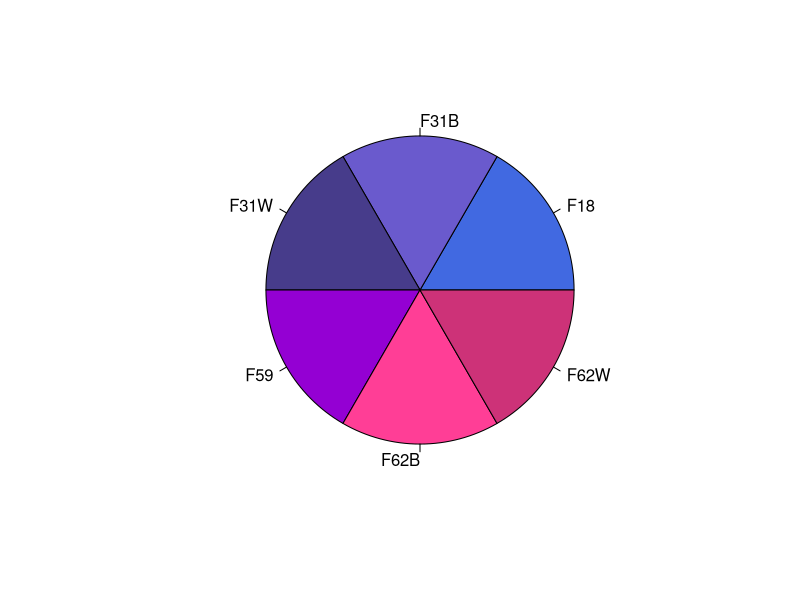
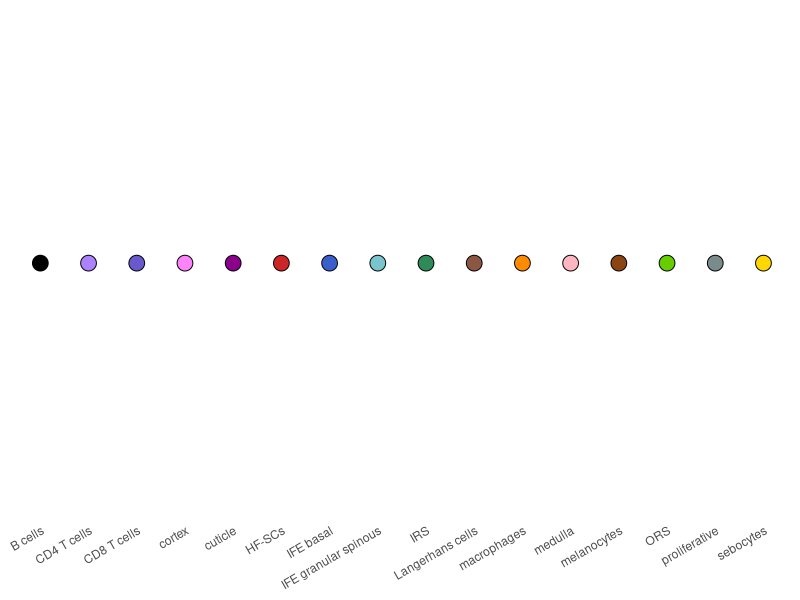

Reproduce these figures in R, in order.
## ---- chunk 1
# https://github.com/rstudio/rmarkdown/issues/1453
hooks = knitr::knit_hooks$get()
hook_foldable = function(type) {
  force(type)
  function(x, options) {
    res = hooks[[type]](x, options)
    
    if (isFALSE(options[[paste0("fold_", type)]])) return(res)
    
    paste0(
      "<details><summary>", "show", "</summary>\n\n",
      res,
      "\n\n</details>"
    )
  }
}
knitr::knit_hooks$set(
  output = hook_foldable("output"),
  plot = hook_foldable("plot"),
  time_it = local({
    now = NULL
    function(before, options) {
      if (options$time_it) {
        if (before) {
          now <<- Sys.time()
        } else {
          res = difftime(Sys.time(), now, units = "secs")
          paste("(Time to run :", round(res, digits = 2), "s)")
        }
      }
    }
  })
)
## ---- chunk 2
set.seed(1337L)
knitr::opts_chunk$set(echo = TRUE, # display code
                      # display chunk output
                      message = FALSE,
                      warning = FALSE,
                      fold_output = FALSE, # usefull for sessionInfo()
                      fold_plot = FALSE,
                      
                      # figure settings
                      fig.align = 'center',
                      fig.width = 20,
                      fig.height = 15,
                      
                      # something about seed, chunk and Rmarkdown compilation
                      # https://stackoverflow.com/questions/39417003/long-vectors-not-supported-yet-error-in-rmd-but-not-in-r-script
                      # cache = TRUE,
                      cache.lazy = FALSE, 
                      
                      # add runtime after chunk
                      time_it = FALSE)
## ---- chunk 3
library(dplyr)
library(patchwork)
library(ggplot2)

.libPaths()
## ---- chunk 4
save_name = "wu"
out_dir = "."
## ---- chunk 5
sample_info = data.frame(
  project_name = c("F18", "F31B", "F31W", "F59", "F62B", "F62W"),
  sample_type = rep("HD", 6),
  color = c("royalblue", "slateblue", "slateblue4", "darkviolet", "violetred1", "violetred3"),
  gender = rep("F", 6),
  platform = rep("10X", 6),
  location = rep("hair scalp", 6),
  laboratory = rep("Wu", 6),
  stringsAsFactors = FALSE) %>%
  dplyr::mutate(project_name = factor(project_name, levels = project_name)) %>%
  dplyr::mutate(unique_id = data.table::rowid(sample_type)) %>%
  dplyr::mutate(sample_identifier = paste0(laboratory, "_", sample_type, "_", unique_id)) %>%
  dplyr::mutate(sample_identifier = factor(sample_identifier, levels = sample_identifier)) %>%
  dplyr::select(project_name, sample_type, sample_identifier, platform, gender, location, laboratory, color)

sample_info
## ---- chunk 6
graphics::pie(rep(1, nrow(sample_info)),
              col = sample_info$color,
              labels = sample_info$project_name)
## ---- chunk 7
cell_markers = list(
  #  Immune cells
  "CD4 T cells" = c("CD3D", "CD3G", "CD3E", "CD52", "IL32",
                    "TRBC1", "CD4", "COTL1", "CD40LG", "GPR183", "TNFRSF1B", "FYB1", "LAT"),
  "CD8 T cells" = c("CD3D", "CD3G", "CD3E", "CD52", "IL32",
                    "CTSW", "NCR3", "CD8A", "NKG7", "KLRC1", "TRGC2", "CCL5", "ZNF683"),
  "Langerhans cells" = c("CD207", "LST1", "AIF1", "CPVL", "C15orf48", "CD1A", "CD52", "CD1E", "CD1C"),
  "macrophages" = c("LST1", "AIF1", "C3", "OLFML3", "TREM2", "A2M",
                    "MSR1", "FCGR3A", "VSIG4", "AP003481.1"),
  "B cells" = c("CD79A", "IGHG2", "IGHG3", "IGLC3", "IGHG1", "IGHM", "MS4A1", "IGLC2",
                "IGHGP", "BANK1", "IGHG4", "IGKC", "TNFRSF13C", "CD79B", "KLF2", "GZMB"),
  # Matrix
  "cuticle" = c("KRT32", "KIF21A", "CCND2", "VCAN", "CYSTM1", "TESC", "MT4", "KRT35",
                "DIAPH3", "VSNL1", "NOTCH1", "SNCAIP", "CADM1", "OCA2", "LAMP5"),
  "cortex" = c("KRTAP11-1", "PRR9", "C10orf99", "CRYAB", "HEPHL1", "ALOX15B", "EFHD1", "KRT35",
               "CALHM4", "SPECC1", "DSG4", "DNASE1L2", "TGM3", "KRT31", "KRT36", "KIAA1211L"),
  "medulla" = c("BAMBI", "SLC7A8", "EDNRA", "ALDH1A3", "IGFBP2",
                "KRT25", "KITLG", "MSX2", "SLC6A15", "PRDM1"),
  "IRS" = c("KRT71", "KRT27", "KRT28", "KRT25", "CTSC", "GATA3", "KRT72", "KRT73", "KRT74",
            "SCEL", "GFRA3", "POF1B", "RDH12", "LMO7", "TCHH", "FABP9"),
  "proliferative" = c("NUSAP1", "PCLAF", "TOP2A", "MKI67", "BIRC5", "CENPF",
                      "TK1", "CENPU", "TYMS", "MCM5", "GINS2", "MCM5", "PCLAF",
                      "CDCA7", "MCM3", "TYMS", "CLSPN", "FEN1", "FAM111B", "CDT1"),
  # Non-matrix
  "HF-SCs" = c("KRT15", "DST", "DIO2", "TCEAL2", "SFRP1", "TNC", "WIF1", "FRZB", "LHX2", "SPRY1",
             "COL1A2", "ITGA6", "SOX9", "S100A6", "ANGPTL7", "LGR5", "COL17A1"),
  "IFE basal" = c("GPX2", "IMPA2", "KRT15", "DST", "COL17A1", "MOXD1", "C19orf48", "CHD7",
                  "ALDH3A1", "AHNAK2", "CDH13", "LAMB3", "CAVIN1", "EHF", "CEBPD", "TP53AIP1"),
  "IFE granular spinous" = c("GPX2", "IMPA2", "DEFB1", "LY6D", "EHF", "PDZK1IP1", "S100A7", "FGFBP1", "LYPD3",
                             "CRABP2", "SPINK5", "KRT1", "KRTDAP", "CIDEA", "SUSD4", "FAM83A", "TMEM45A"),
  "ORS" = c("KRT16", "KRT6B", "KRT6C", "NDUFA4L2", "TM4SF1", "APOC1", "SLC1A6",
            "CLCA2", "RHOV", "CBLN2", "HES4", "SMCO4", "MGST1", "LYPD3", "MGP"),
  # other
  "melanocytes" = c("DCT", "KIT", "MLANA", "GPM6B", "EDNRB", "PMEL", "IGFBP7", "MITF", "ZEB2", "APOD"),
  "sebocytes" = c("CLMP", "GLDC", "PPARG", "ACSBG1", "MGST1", "SAA1", "AR", "APMAP"))

lengths(cell_markers)
## ---- chunk 8
color_markers = c("CD4 T cells" = "mediumpurple1",
                  "CD8 T cells" = "slateblue3",
                  "Langerhans cells" = "lightsalmon4",
                  "macrophages" = "darkorange",
                  "B cells" = "black",
                  "cuticle" = "magenta4",
                  "cortex" = "orchid1",
                  "medulla" = "lightpink",
                  "IRS" = "seagreen4",
                  "proliferative" = "lightcyan4",
                  "HF-SCs" = "firebrick3",
                  "IFE basal" = "royalblue3",
                  "IFE granular spinous" = "cadetblue3",
                  "ORS" = "chartreuse3",
                  "melanocytes" = "saddlebrown",
                  "sebocytes" = "gold")

data.frame(cell_type = names(color_markers),
           color = unlist(color_markers)) %>%
  ggplot2::ggplot(., aes(x = cell_type, y = 0, fill = cell_type)) +
  ggplot2::geom_point(pch = 21, size = 5) +
  ggplot2::scale_fill_manual(values = unlist(color_markers), breaks = names(color_markers)) +
  ggplot2::theme_classic() +
  ggplot2::theme(legend.position = "none",
                 axis.line = element_blank(),
                 axis.title = element_blank(),
                 axis.ticks = element_blank(),
                 axis.text.y = element_blank(),
                 axis.text.x = element_text(hjust = 1, angle = 30))
## ---- chunk 9
dotplot_markers = list("CD4 T cells" = c("PTPRC", "CD3E", "CD4"),
                       "CD8 T cells" = c("CD3E", "CD8A"),
                       "Langerhans cells" = c("CD207", "CPVL"),
                       "macrophages" = c("TREM2", "MSR1"),
                       "B cells" = c("CD79A", "CD79B"),
                       "cuticle" = c("MSX2", "KRT32", "KRT35"),
                       "cortex" = c("KRT31", "PRR9"),
                       "medulla" = c("BAMBI", "ADLH1A3"),
                       "IRS" = c("KRT71", "KRT73"),
                       "proliferative" = c("TOP2A", "MCM5", "TK1"),
                       "HF-SCs" = c("KRT14", "CXCL14"),
                       "IFE basal" = c("COL17A1", "KRT15"),
                       "IFE granular spinous" = c("SPINK5", "KRT1"),
                       "ORS" = c("KRT16", "KRT6C"),
                       "melanocytes" = c("DCT", "MLANA"),
                       "sebocytes" = c("CLMP", "PPARG"))

lengths(dotplot_markers)
## ---- chunk 10
saveRDS(sample_info, file = paste0(out_dir, "/", save_name, "_sample_info.rds"))
## ---- chunk 11
saveRDS(color_markers, file = paste0(out_dir, "/", save_name, "_color_markers.rds"))
saveRDS(cell_markers, file = paste0(out_dir, "/", save_name, "_cell_markers.rds"))
saveRDS(dotplot_markers, file = paste0(out_dir, "/", save_name, "_dotplot_markers.rds"))
## ---- chunk 12
sessionInfo()
